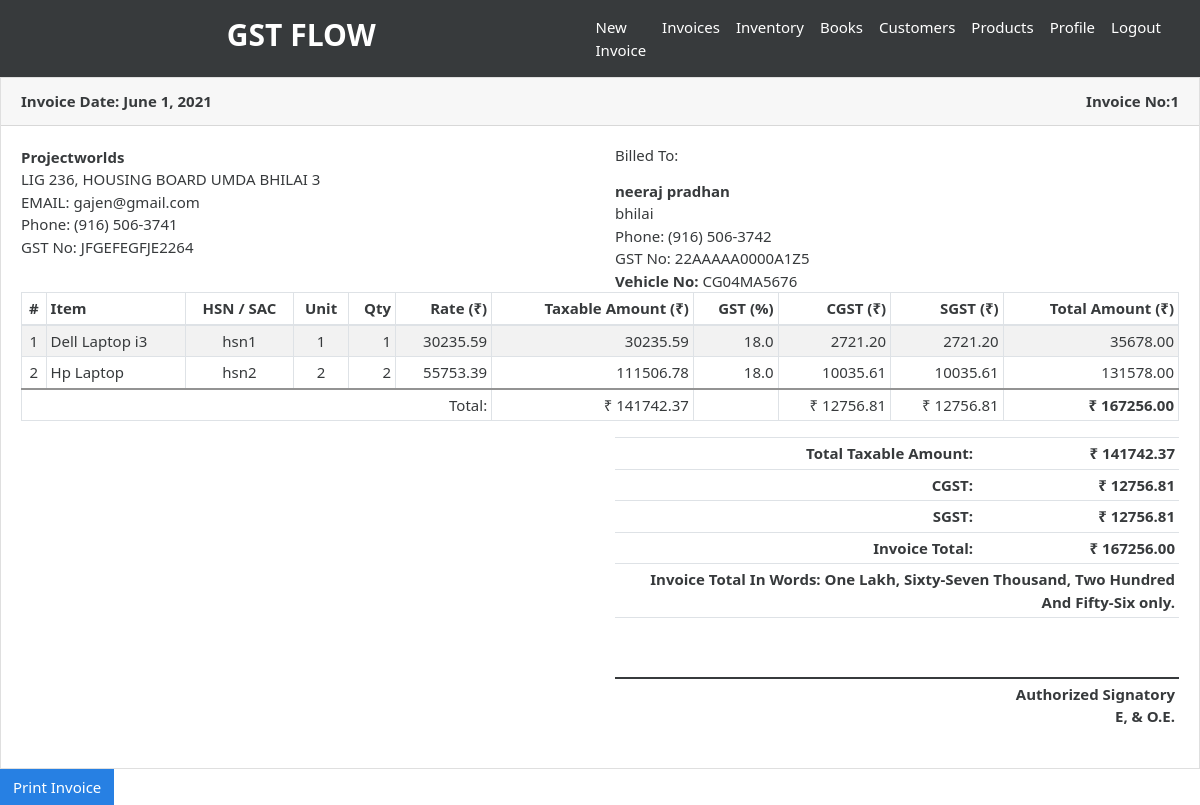
/invoice/1 (signed in), run on the app's committed database.
### gstbillingapp/models.py (models this page shows, shortened)
class Invoice(models.Model):
    user = models.ForeignKey(User, null=True, blank=True, on_delete=models.SET_NULL)
    invoice_number = models.IntegerField()
    invoice_date = models.DateField()
    invoice_customer = models.ForeignKey(
        'Customer',
        on_delete=models.SET_NULL,
        null=True
    )
    invoice_json = models.TextField()
    inventory_reflected = models.BooleanField(default=True)
    books_reflected = models.BooleanField(default=True)

class UserProfile(models.Model):
    user = models.OneToOneField(User, on_delete=models.CASCADE)
    business_title = models.CharField(max_length=100, blank=True, null=True)
    business_address = models.TextField(max_length=400, blank=True, null=True)
    business_email = models.EmailField(blank=True, null=True)
    business_phone = models.CharField(max_length=20, blank=True, null=True)
    business_gst = models.CharField(max_length=15, blank=True, null=True)

### gstbillingapp/views.py (the view)
# urls.py: path('invoice/<int:invoice_id>', views.invoice_viewer, name='invoice_viewer'),
@login_required
def invoice_viewer(request, invoice_id):
    invoice_obj = get_object_or_404(Invoice, user=request.user, id=invoice_id)
    user_profile = get_object_or_404(UserProfile, user=request.user)
    context = {}
    context['invoice'] = invoice_obj
    context['invoice_data'] = json.loads(invoice_obj.invoice_json)
    print(context['invoice_data'])
    context['currency'] = "₹"
    context['total_in_words'] = num2words.num2words(int(context['invoice_data']['invoice_total_amt_with_gst']), lang='en_IN').title()
    context['user_profile'] = user_profile
    return render(request, 'gstbillingapp/invoice_printer.html', context)

### gstbillingapp/templates/gstbillingapp/invoice_printer.html
{% extends "gstbillingapp/print_base.html" %}
{% block content %}
	<div class="card">
		<div class="card-header">
			<div class="row">
			<div class="col-sm-6 col-6"><strong>Invoice Date: {{invoice.invoice_date}}</strong></div>
			<div class="col-sm-6 text-right col-6"><strong>Invoice No:{{invoice.invoice_number}}</strong></div>
			</div>
		</div>
		<div class="card-body">
			<div class="row">
				<div class="col-sm-6 col-md-6 col-lg-6 col-6">
					<div>
						<strong>{{user_profile.business_title}}</strong>
					</div>
						<div id="invoice_profile_data">{{user_profile.business_address}}</div>
					{% if user_profile.business_email %}
						<div>EMAIL: {{user_profile.business_email}}</div>
					{% endif %}
					{% if user_profile.business_phone %}
						<div>Phone: {{user_profile.business_phone}}</div>
					{% endif %}
					{% if user_profile.business_gst %}
						<div>GST No: {{user_profile.business_gst}}</div>
					{% endif %}
				</div>
				<div class="col-sm-6 col-md-6 col-lg-6 col-6">
					<h6 class="mb-3">Billed To:</h6>
					<div>
						<strong>{{ invoice_data.customer_name }}</strong>
					</div>
					<div>{{ invoice_data.customer_address }}</div>
					<div>Phone: {{ invoice_data.customer_phone }}</div>
					<div>GST No: {{ invoice_data.customer_gst }}</div>
					{% if invoice_data.vehicle_number %}
					<div><strong>Vehicle No:</strong> {{ invoice_data.vehicle_number }}</div>
					{% endif %}
				</div>
			</div>
			<div class="table-responsive-sm">
				<table class="table table-striped table-invoice">
					<thead>
						<tr>
							<th class="text-center">#</th>
							<th class="text-left">Item</th>
							<th class="text-center">HSN / SAC</th>
							<th class="text-center">Unit</th>
							<th class="text-right">Qty</th>
							<th class="text-right">Rate ({{ currency }})</th>
							<th class="text-right">Taxable Amount ({{ currency }})</th>
							<th class="text-right">GST (%)</th>
							{% if invoice_data.igstcheck %}
								<th class="text-right">IGST ({{ currency }})</th>
							{% else %}
								<th class="text-right">CGST ({{ currency }})</th>
								<th class="text-right">SGST ({{ currency }})</th>
							{% endif %}
							<th class="text-right">Total Amount ({{ currency }})</th>
						</tr>
					</thead>
					<tbody>
						{% for item in invoice_data.items %}
						<tr>
							<td class="text-center">{{ forloop.counter }}</td>
							<td class="text-left strong">{{ item.invoice_product }}</td>
							<td class="text-center">{{ item.invoice_hsn }}</td>
							<td class="text-center">{{ item.invoice_unit }}</td>
							<td class="text-right">{{ item.invoice_qty }}</td>
							<td class="text-right">{{ item.invoice_rate_without_gst|floatformat:2 }}</td>
							<td class="text-right">{{ item.invoice_amt_without_gst|floatformat:2 }}</td>
							<td class="text-right">{{ item.invoice_gst_percentage }}</td>
							{% if invoice_data.igstcheck %}
								<td class="text-right">{{ item.invoice_amt_igst|floatformat:2 }}</td>
							{% else %}
								<td class="text-right">{{ item.invoice_amt_cgst|floatformat:2 }}</td>
								<td class="text-right">{{ item.invoice_amt_sgst|floatformat:2 }}</td>
							{% endif %}
							<td class="text-right">{{ item.invoice_amt_with_gst|floatformat:2 }}</td>
						</tr>
						{% endfor %}
						<tr id="table-invoice-total-row">
							{% if invoice_data.igstcheck %}
								<td class="text-right" colspan="6">Total: </td>
								<td class="text-right">{{ currency }} {{ invoice_data.invoice_total_amt_without_gst|floatformat:2 }}</td>
								<td class="text-right"></td>
								<td class="text-right">{{ currency }} {{invoice_data.invoice_total_amt_igst|floatformat:2 }}</td>
							{% else %}
								<td class="text-right" colspan="6">Total: </td>
								<td class="text-right">{{ currency }} {{ invoice_data.invoice_total_amt_without_gst|floatformat:2 }}</td>
								<td class="text-right"></td>
								<td class="text-right">{{ currency }} {{invoice_data.invoice_total_amt_cgst|floatformat:2 }}</td>
								<td class="text-right">{{ currency }} {{invoice_data.invoice_total_amt_sgst|floatformat:2 }}</td>
							{% endif %}
							<td class="text-right"><strong>{{ currency }} {{ invoice_data.invoice_total_amt_with_gst|floatformat:2 }}</strong></td>
						</tr>
					</tbody>
				</table>
			</div>
			<div class="row">
				<div class="col-sm-6 col-lg-6 col-md-6">
				</div>
				<div class="col-sm-6 col-lg-6 col-md-6">
					<table class="table text-right" id="invoice-grand-total-table">
						<tr>
							<td>Total Taxable Amount: </td>
							<td>{{ currency }} {{ invoice_data.invoice_total_amt_without_gst|floatformat:2 }}</td>
						</tr>
						{% if invoice_data.igstcheck %}
							<tr>
								<td>IGST: </td>
								<td>{{ currency }} {{ invoice_data.invoice_total_amt_igst|floatformat:2 }}</td>
							</tr>
						{% else %}
							<tr>
								<td>CGST: </td>
								<td>{{ currency }} {{ invoice_data.invoice_total_amt_cgst|floatformat:2 }}</td>
							</tr>
							<tr>
								<td>SGST: </td>
								<td>{{ currency }} {{ invoice_data.invoice_total_amt_sgst|floatformat:2 }}</td>
							</tr>
						{% endif %}
						<tr>
							<td>Invoice Total: </td>
							<td>{{ currency }} {{invoice_data.invoice_total_amt_with_gst|floatformat:2 }}</td>
						</tr>
						<tr>
							<td colspan="2" class="text-middle">
								Invoice Total In Words: {{ total_in_words }} only.
							</td>
						</tr>
						<tr id="invoice-signature-row">
							<td colspan="2"></td>
						</tr>
						<tr id="invoice-signature-text-row">
							<td colspan="2">Authorized Signatory<br> E, & O.E.	</td>
						</tr>
					</table>
				</div>
			</div>
		</div>
	</div>
	<button onclick="window.print();" class="btn btn-primary d-print-none">Print Invoice</button>
{% endblock %}

### gstbillingapp/static/gstbillingapp/main.css (style rules this page uses)
.table-invoice td, .table-invoice th { border: solid #dee2e6 1px; }
.table-invoice td, .table-invoice th { padding: .25rem; }
#table-invoice-total-row { border-top: 2px solid #939393; background: white; }
#invoice-grand-total-table td { font-weight: bold; padding: .25rem; }
#invoice-signature-text-row { border-top: 2px solid; }
#invoice-signature-row { border-bottom: 2px solid; height: 4em; }
#invoice_profile_data { white-space: pre-line; }

### data on the page
Invoice: invoice_date "June 1, 2021", invoice_number "1"
UserProfile: business_title "Projectworlds", business_address "LIG 236, HOUSING BOARD UMDA BHILAI 3", business_email "gajen@gmail.com", business_phone "(916) 506-3741", business_gst "JFGEFEGFJE2264"

### other printed values
{{ invoice_data.customer_name }} "neeraj pradhan"
{{ invoice_data.customer_address }} "bhilai"
{{ invoice_data.customer_phone }} "(916) 506-3742"
{{ invoice_data.customer_gst }} "22AAAAA0000A1Z5"
{{ invoice_data.vehicle_number }} "CG04MA5676"
{{ currency }} "₹"
{{ item.invoice_product }} "Dell Laptop i3" "Hp Laptop"
{{ item.invoice_hsn }} "hsn1" "hsn2"
{{ item.invoice_unit }} "1" "2"
{{ item.invoice_qty }} "1" "2"
{{ item.invoice_rate_without_gst|floatformat:2 }} "30235.59" "55753.39"
{{ item.invoice_amt_without_gst|floatformat:2 }} "30235.59" "111506.78"
{{ item.invoice_gst_percentage }} "18.0" "18.0"
{{ item.invoice_amt_cgst|floatformat:2 }} "2721.20" "10035.61"
{{ item.invoice_amt_sgst|floatformat:2 }} "2721.20" "10035.61"
